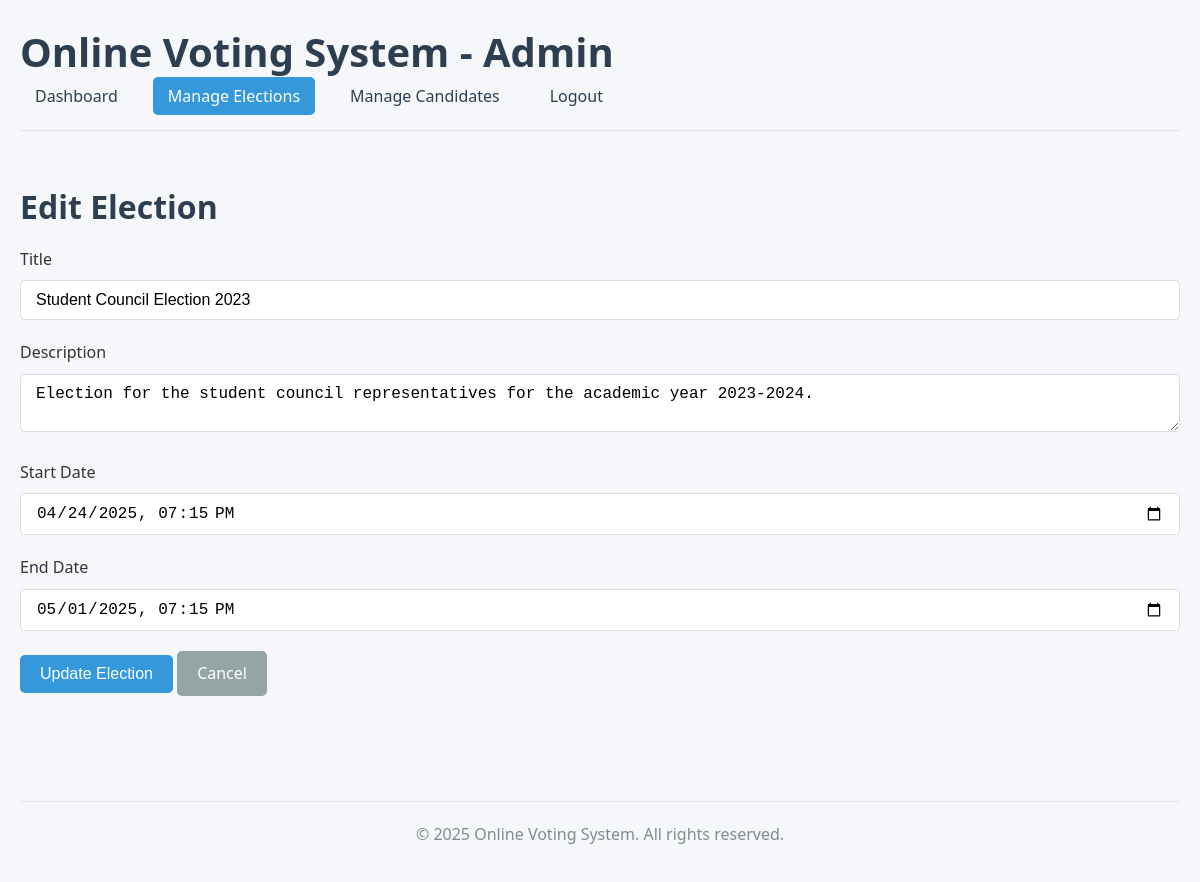
/admin/elections.php?action=edit&id=1 (signed in), run on the app's committed database.
### tables this page shows
CREATE TABLE elections (
    id INT AUTO_INCREMENT PRIMARY KEY,
    title VARCHAR(100) NOT NULL,
    description TEXT,
    start_date DATETIME NOT NULL,
    end_date DATETIME NOT NULL,
    status ENUM('upcoming', 'active', 'completed') DEFAULT 'upcoming',
    created_at TIMESTAMP DEFAULT CURRENT_TIMESTAMP
);

### admin/elections.php (the view, shortened to what this page needs)
<?php
require_once "../config/database.php";
$action = isset($_GET["action"]) ? $_GET["action"] : "list";
$election_id = isset($_GET["id"]) ? $_GET["id"] : 0;
$title = $description = $start_date = $end_date = "";
$title_err = $description_err = $start_date_err = $end_date_err = "";
$success_message = $error_message = "";
if($action == "edit" && $election_id > 0){
    $sql = "SELECT * FROM elections WHERE id = :id";
    if($stmt = $pdo->prepare($sql)){
        $stmt->bindParam(":id", $election_id, PDO::PARAM_INT);
        if($stmt->execute()){
            if($stmt->rowCount() == 1){
                $election = $stmt->fetch();
                $title = $election["title"];
                $description = $election["description"];
                $start_date = $election["start_date"];
                $end_date = $election["end_date"];
            } else{
                header("location: dashboard.php");
                exit;
            }
        } else{
            echo "Oops! Something went wrong. Please try again later.";
        }
    }
}
?>
<!DOCTYPE html>
<html lang="en">
<head>
    <link rel="stylesheet" href="../assets/css/style.css">
</head>
<body>
    <div class="container">
        <header>
            <h1>Online Voting System - Admin</h1>
            <nav>
                <ul>
                    <li><a href="dashboard.php">Dashboard</a></li>
                    <li><a href="elections.php" class="active">Manage Elections</a></li>
                    <li><a href="candidates.php">Manage Candidates</a></li>
                    <li><a href="../auth/logout.php">Logout</a></li>
                </ul>
            </nav>
        </header>
        <main>
            <?php if($action == "list"): ?>
                <h2>Manage Elections</h2>
                <div class="action-bar">
                    <a href="elections.php?action=add" class="btn btn-primary">Create New Election</a>
                </div>
                <?php if(!empty($success_message)): ?>
                    <div class="alert alert-success"><?php echo $success_message; ?></div>
                <?php endif; ?>
                <?php if(!empty($error_message)): ?>
                    <div class="alert alert-danger"><?php echo $error_message; ?></div>
                <?php endif; ?>
                <?php if(count($elections) > 0): ?>
                    <table>
                        <thead>
                            <tr>
                                <th>Title</th>
                                <th>Status</th>
                                <th>Start Date</th>
                                <th>End Date</th>
                                <th>Actions</th>
                            </tr>
                        </thead>
                        <tbody>
                            <?php foreach($elections as $election): ?>
                                <tr>
                                    <td><?php echo htmlspecialchars($election["title"]); ?></td>
                                    <td>
                                        <span class="status-badge status-<?php echo strtolower($election["status"]); ?>">
                                            <?php echo ucfirst($election["status"]); ?>
                                        </span>
                                    </td>
                                    <td><?php echo date("M j, Y, g:i a", strtotime($election["start_date"])); ?></td>
                                    <td><?php echo date("M j, Y, g:i a", strtotime($election["end_date"])); ?></td>
                                    <td>
                                        <a href="elections.php?action=edit&id=<?php echo $election["id"]; ?>" class="btn btn-sm btn-primary">Edit</a>
                                        <a href="results.php?id=<?php echo $election["id"]; ?>" class="btn btn-sm btn-secondary">Results</a>
                                        <?php if($election["status"] == "upcoming"): ?>
                                            <a href="elections.php?action=delete&id=<?php echo $election["id"]; ?>" class="btn btn-sm btn-danger" onclick="return confirm('Are you sure you want to delete this election?')">Delete</a>
                                        <?php endif; ?>
                                    </td>
                                </tr>
                            <?php endforeach; ?>
                        </tbody>
                    </table>
                <?php else: ?>
                    <p>No elections found. <a href="elections.php?action=add">Create your first election</a>.</p>
                <?php endif; ?>
            <?php else: ?>
                <h2><?php echo $action == "add" ? "Create New Election" : "Edit Election"; ?></h2>
                <form action="<?php echo htmlspecialchars($_SERVER["PHP_SELF"] . "?action=" . $action . ($election_id > 0 ? "&id=" . $election_id : "")); ?>" method="post" class="form">
                    <div class="form-group">
                        <label>Title</label>
                        <input type="text" name="title" class="form-control <?php echo (!empty($title_err)) ? 'is-invalid' : ''; ?>" value="<?php echo $title; ?>">
                    </div>
                    <div class="form-group">
                        <label>Description</label>
                        <textarea name="description" class="form-control <?php echo (!empty($description_err)) ? 'is-invalid' : ''; ?>"><?php echo $description; ?></textarea>
                    </div>
                    <div class="form-group">
                        <label>Start Date</label>
                        <input type="datetime-local" name="start_date" class="form-control <?php echo (!empty($start_date_err)) ? 'is-invalid' : ''; ?>" value="<?php echo $start_date ? date("Y-m-d\TH:i", strtotime($start_date)) : ''; ?>">
                    </div>
                    <div class="form-group">
                        <label>End Date</label>
                        <input type="datetime-local" name="end_date" class="form-control <?php echo (!empty($end_date_err)) ? 'is-invalid' : ''; ?>" value="<?php echo $end_date ? date("Y-m-d\TH:i", strtotime($end_date)) : ''; ?>">
                    </div>
                    <div class="form-group">
                        <input type="submit" class="btn btn-primary" value="<?php echo $action == "add" ? "Create Election" : "Update Election"; ?>">
                        <a href="elections.php" class="btn btn-secondary">Cancel</a>
                    </div>
                </form>
            <?php endif; ?>
        </main>
        <footer>
            <p>&copy; <?php echo date("Y"); ?> Online Voting System. All rights reserved.</p>
        </footer>
    </div>
</body>
</html>

### assets/css/style.css (style rules this page uses)
* { margin: 0; padding: 0; box-sizing: border-box; }
body { font-family: 'Segoe UI', Tahoma, Geneva, Verdana, sans-serif; line-height: 1.6; color: #333; background-color: #f5f7fa; }
.container { max-width: 1200px; margin: 0 auto; padding: 0 20px; }
h1, h2, h3, h4, h5, h6 { margin-bottom: 15px; color: #2c3e50; }
h1 { font-size: 2.5rem; }
h2 { font-size: 2rem; }
p { margin-bottom: 15px; }
a { color: #3498db; text-decoration: none; transition: color 0.3s; }
header { padding: 20px 0; margin-bottom: 30px; border-bottom: 1px solid #e1e4e8; display: flex; justify-content: space-between; align-items: center; flex-wrap: wrap; }
header h1 { margin-bottom: 0; }
nav ul { list-style: none; display: flex; gap: 20px; }
nav a { padding: 8px 15px; border-radius: 5px; color: #2c3e50; font-weight: 500; transition: all 0.3s; }
nav a:hover, nav a.active { background-color: #3498db; color: white; }
main { padding: 20px 0; min-height: calc(100vh - 200px); }
.form-group { margin-bottom: 20px; }
.form-group label { display: block; margin-bottom: 8px; font-weight: 500; }
.form-control { width: 100%; padding: 10px 15px; border: 1px solid #ddd; border-radius: 5px; font-size: 1rem; transition: border-color 0.3s; }
.btn { display: inline-block; padding: 10px 20px; border: none; border-radius: 5px; font-size: 1rem; font-weight: 500; cursor: pointer; transition: background-color 0.3s, transform 0.3s; text-align: center; }
.btn-primary { background-color: #3498db; color: white; }
.btn-secondary { background-color: #95a5a6; color: white; }
footer { text-align: center; padding: 20px 0; margin-top: 40px; border-top: 1px solid #e1e4e8; color: #7f8c8d; }

### data on the page
elections: title "Student Council Election 2023", description "Election for the student council representatives for the academic year 2023-2024.", start_date "04/24/2025 19:15", end_date "05/01/2025 19:15"
